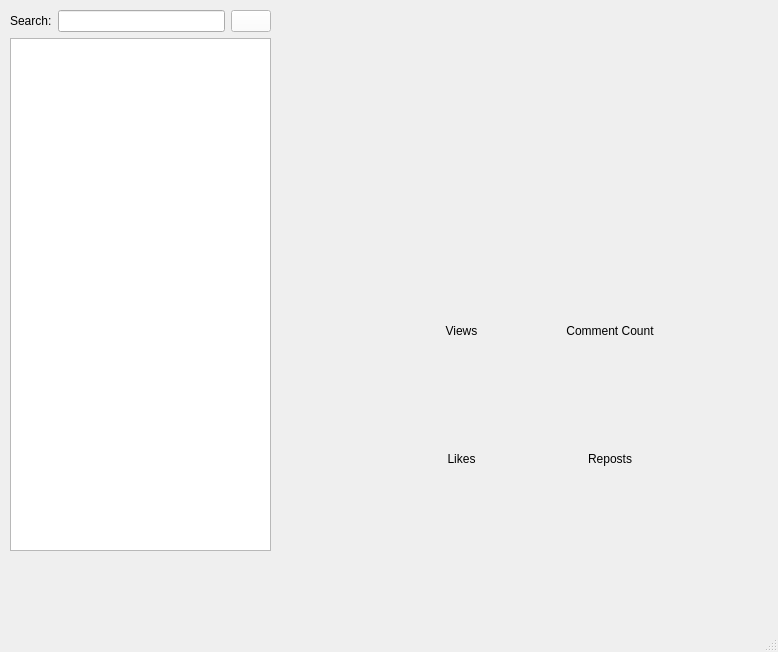
<?xml version="1.0" encoding="UTF-8"?>
<ui version="4.0">
 <class>MainWindow</class>
 <widget class="QMainWindow" name="MainWindow">
  <property name="geometry">
   <rect>
    <x>0</x>
    <y>0</y>
    <width>778</width>
    <height>652</height>
   </rect>
  </property>
  <property name="maximumSize">
   <size>
    <width>1212</width>
    <height>652</height>
   </size>
  </property>
  <property name="windowTitle">
   <string>MainWindow</string>
  </property>
  <property name="styleSheet">
   <string notr="true"/>
  </property>
  <widget class="QWidget" name="centralwidget">
   <widget class="QWidget" name="verticalLayoutWidget">
    <property name="geometry">
     <rect>
      <x>10</x>
      <y>10</y>
      <width>261</width>
      <height>541</height>
     </rect>
    </property>
    <layout class="QVBoxLayout" name="verticalLayout">
     <item>
      <layout class="QHBoxLayout" name="horizontalLayout">
       <item>
        <widget class="QLabel" name="label">
         <property name="styleSheet">
          <string notr="true">
font: 75 8pt &quot;MS Shell Dlg 2&quot;;
font: 75 8pt &quot;MS Shell Dlg 2&quot;;
font: 12pt &quot;MS Shell Dlg 2&quot;;</string>
         </property>
         <property name="text">
          <string>Search:</string>
         </property>
        </widget>
       </item>
       <item>
        <widget class="QLineEdit" name="lineEdit">
         <property name="styleSheet">
          <string notr="true"/>
         </property>
        </widget>
       </item>
       <item>
        <widget class="QPushButton" name="searchButton">
         <property name="styleSheet">
          <string notr="true">image: url(:/icons/icons/search.ico);
background-color: rgb(255, 255, 255);
</string>
         </property>
         <property name="text">
          <string/>
         </property>
        </widget>
       </item>
      </layout>
     </item>
     <item>
      <widget class="QListWidget" name="songWidget">
       <property name="styleSheet">
        <string notr="true"/>
       </property>
      </widget>
     </item>
    </layout>
   </widget>
   <widget class="QWidget" name="gridLayoutWidget">
    <property name="geometry">
     <rect>
      <x>390</x>
      <y>290</y>
      <width>291</width>
      <height>251</height>
     </rect>
    </property>
    <layout class="QGridLayout" name="gridLayout">
     <item row="1" column="0">
      <widget class="QLabel" name="view_area">
       <property name="maximumSize">
        <size>
         <width>158</width>
         <height>36</height>
        </size>
       </property>
       <property name="text">
        <string/>
       </property>
       <property name="alignment">
        <set>Qt::AlignCenter</set>
       </property>
      </widget>
     </item>
     <item row="0" column="0">
      <widget class="QLabel" name="view_label">
       <property name="text">
        <string>Views</string>
       </property>
       <property name="alignment">
        <set>Qt::AlignCenter</set>
       </property>
      </widget>
     </item>
     <item row="1" column="1">
      <widget class="QLabel" name="comment_area">
       <property name="maximumSize">
        <size>
         <width>158</width>
         <height>36</height>
        </size>
       </property>
       <property name="text">
        <string/>
       </property>
       <property name="alignment">
        <set>Qt::AlignCenter</set>
       </property>
      </widget>
     </item>
     <item row="0" column="1">
      <widget class="QLabel" name="comment_label">
       <property name="text">
        <string>Comment Count</string>
       </property>
       <property name="alignment">
        <set>Qt::AlignCenter</set>
       </property>
      </widget>
     </item>
     <item row="2" column="0">
      <widget class="QLabel" name="likes_label">
       <property name="text">
        <string>Likes</string>
       </property>
       <property name="alignment">
        <set>Qt::AlignCenter</set>
       </property>
      </widget>
     </item>
     <item row="3" column="0">
      <widget class="QLabel" name="like_area">
       <property name="maximumSize">
        <size>
         <width>158</width>
         <height>36</height>
        </size>
       </property>
       <property name="text">
        <string/>
       </property>
       <property name="alignment">
        <set>Qt::AlignCenter</set>
       </property>
      </widget>
     </item>
     <item row="2" column="1">
      <widget class="QLabel" name="repost_label">
       <property name="text">
        <string>Reposts</string>
       </property>
       <property name="alignment">
        <set>Qt::AlignCenter</set>
       </property>
      </widget>
     </item>
     <item row="3" column="1">
      <widget class="QLabel" name="respost_area">
       <property name="maximumSize">
        <size>
         <width>158</width>
         <height>36</height>
        </size>
       </property>
       <property name="text">
        <string/>
       </property>
       <property name="alignment">
        <set>Qt::AlignCenter</set>
       </property>
      </widget>
     </item>
    </layout>
   </widget>
   <widget class="QWidget" name="verticalLayoutWidget_2">
    <property name="geometry">
     <rect>
      <x>280</x>
      <y>10</y>
      <width>481</width>
      <height>281</height>
     </rect>
    </property>
    <layout class="QVBoxLayout" name="graphLayout"/>
   </widget>
  </widget>
  <widget class="QMenuBar" name="menubar">
   <property name="geometry">
    <rect>
     <x>0</x>
     <y>0</y>
     <width>778</width>
     <height>21</height>
    </rect>
   </property>
  </widget>
  <widget class="QStatusBar" name="statusbar"/>
 </widget>
 <resources>
  <include location="resource.qrc"/>
 </resources>
 <connections/>
</ui>
